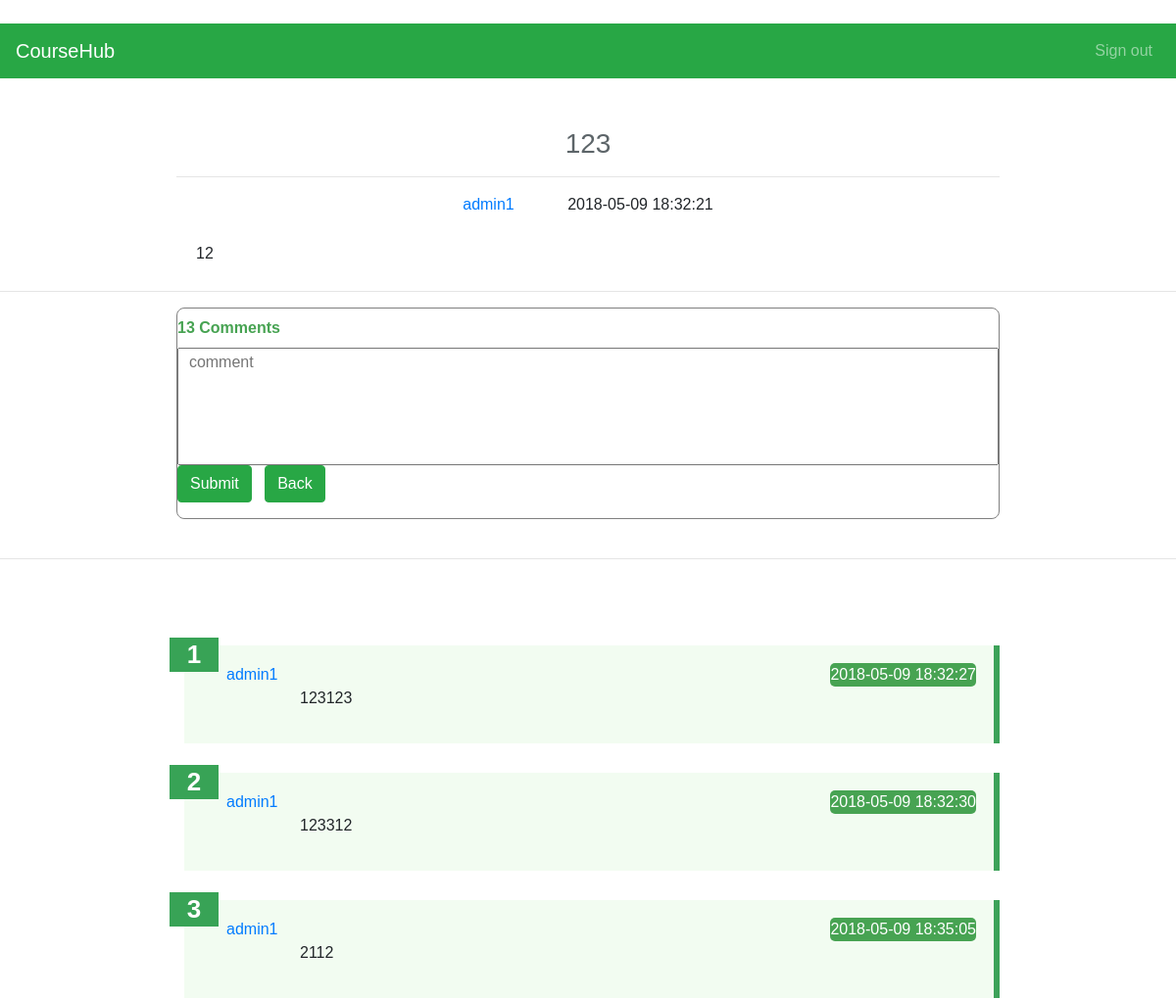
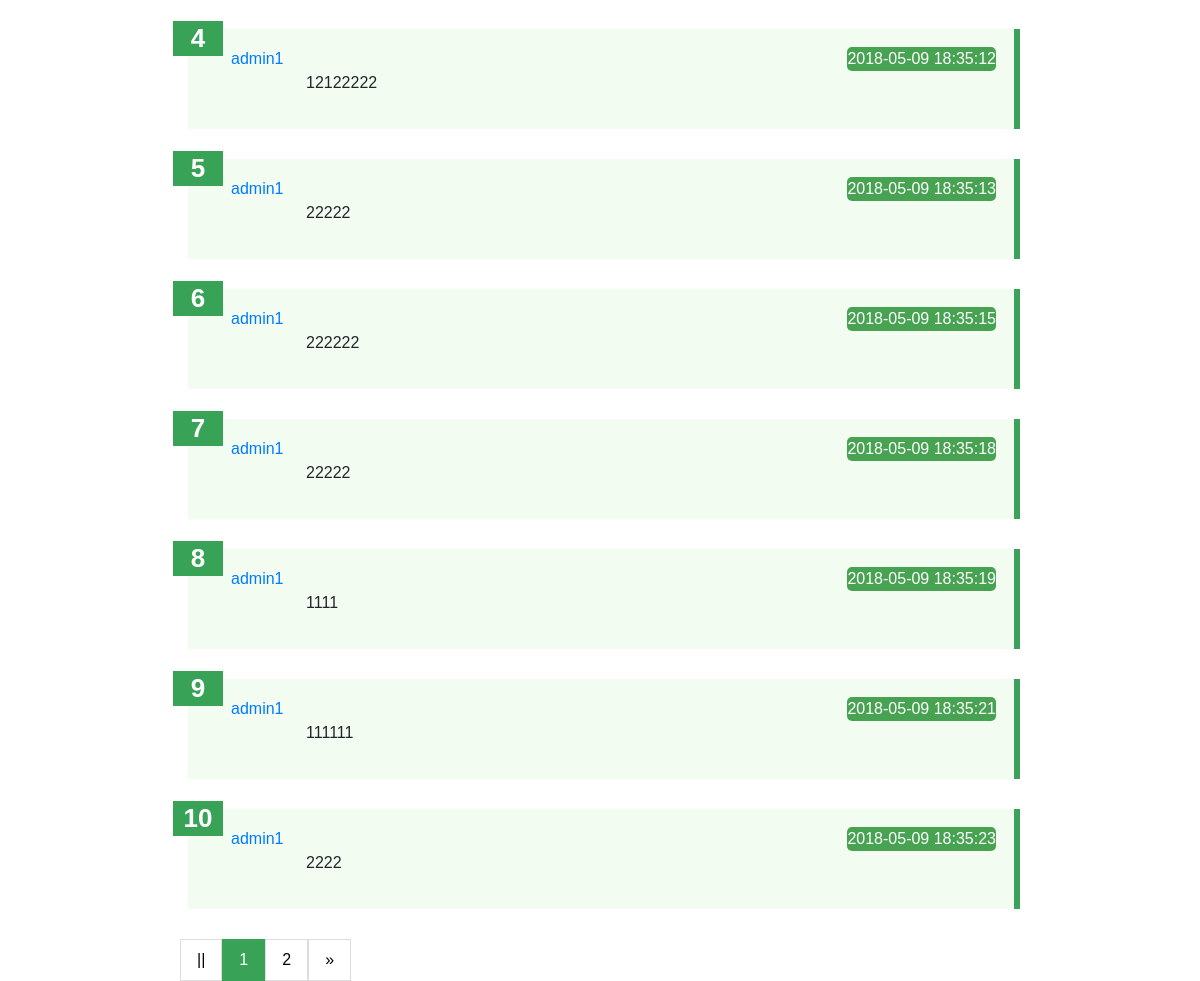
Page /detail/1 on the earlier database version (2 pictures, top to bottom).
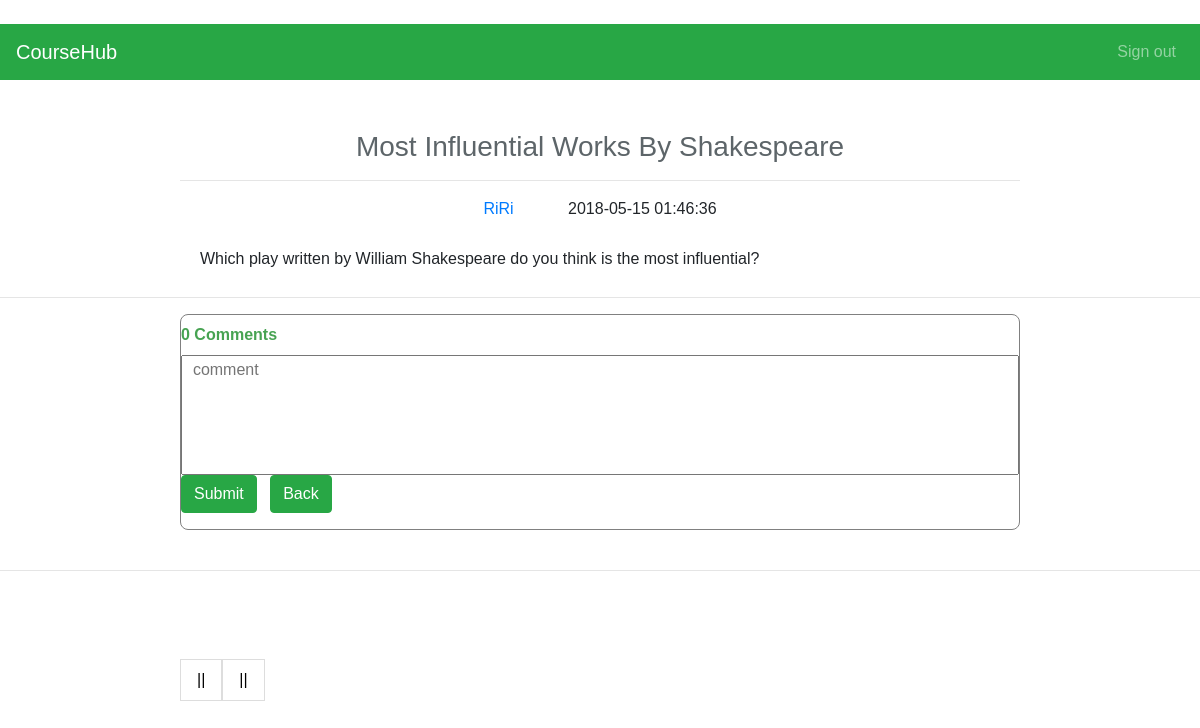
Same page on the later database version.
### coursehubapp.py (models this page shows)
class Post(db.Model):
    __tablename__ = 'post'
    __searchable__ = ['title']
    id = db.Column(db.Integer, primary_key=True)
    title = db.Column(db.String(100))
    description = db.Column(db.String())
    user_id = db.Column(db.Integer, db.ForeignKey('user.id'), nullable=False)
    course_id = db.Column(db.Integer, db.ForeignKey('course.id'), nullable=False)
    post_time = db.Column(db.DateTime, default=datetime.now)
    rating = db.Column(db.Integer)
    comment = db.relationship('Comment', backref='post', lazy='dynamic')

class User(UserMixin, db.Model):
    __tablename__ = 'user'
    id = db.Column(db.Integer, primary_key=True)
    username = db.Column(db.String(15), unique=True, nullable=False)
    email = db.Column(db.String(50), unique=True, nullable=False)
    password = db.Column(db.String(80), nullable=False)
    post = db.relationship('Post', backref='user', lazy='dynamic')
    comment = db.relationship('Comment', backref='user', lazy='dynamic')
    courses = db.relationship('Course', secondary=students_courses, backref=db.backref('students'), lazy='dynamic')

class Comment(db.Model):
    __tablename__ = 'comment'
    id = db.Column(db.Integer, primary_key=True)
    detail = db.Column(db.Text, nullable=False)
    user_id = db.Column(db.Integer, db.ForeignKey('user.id'), nullable=False)
    post_id = db.Column(db.Integer, db.ForeignKey('post.id'), nullable=False)
    comment_time = db.Column(db.DateTime, default=datetime.now)

### coursehubapp.py (the view)
@app.route('/detail/<post_id>', methods=['GET', 'POST'])
def detail(post_id):
    postdetail = Post.query.filter(Post.id == post_id).first()
    page = request.args.get(get_page_parameter(), type=int, default=1)
    pagination = postdetail.comment.paginate(page=page, per_page=10, error_out=False)
    comments = pagination.items
    return render_template('detail.html', post=postdetail, pagination=pagination, comments=comments)

### templates/detail.html (shortened to what this page needs)
﻿{% import "bootstrap/wtf.html" as wtf %}
<!DOCTYPE html>
<html lang="en">
<head>
  <link rel="stylesheet" href="https://maxcdn.bootstrapcdn.com/bootstrap/4.0.0/css/bootstrap.min.css">
  <link rel="stylesheet" type="text/css">
</head>
    <nav class="navbar navbar-expand-sm bg-success navbar-dark">
        <a class="navbar-brand" href="#">CourseHub</a>
            <ul class="navbar-nav ml-auto">
                <li class="nav-item">
                    <a class="nav-link" href="{{ url_for('logout') }}">Sign out</a>
                </li>
             </ul>
    </nav>
<div class="post-container">
    <h3 class="page-title">{{ post.title }}</h3>
    <hr>
    <p class="post-info">
    <span class="author"> <a href="{{url_for('usercenter',username = post.user.username, tag='post')}}">{{ post.user.username }}</a></span>
    <span class="post-time">  {{ post.post_time.strftime('%Y-%m-%d %H:%M:%S') }}</span></p>
    <p class="description">{{ post.description}}</p>
</div>
    <hr>
    <div class="comment-container">
    <span class="count">{{ post.comment.count() }} Comments</span>
    <form action="{{url_for('comment', post_id=post.id)}}" method="POST">
        <div class="new-comment">
            <textarea name="comment_detail" PLACEHOLDER="  comment"></textarea>
        </div>
        <div class="btn-send">
            <button class="btn btn-success">Submit</button> &nbsp
            <a href="{{ url_for('course', course_id=post.course.id) }}" class="btn btn-success">Back</a>
        </div>
    </form>
    </div>
  <br>
<hr>
        <br>
<br>
<br>
    <div class="commentlist-container">
    <ul class="comment-list">
                {% for comments in comments %}
        <li>
            <span class ="li-counter">{{ loop.index + (pagination.page - 1) * pagination.per_page }}</span>
            <span class="username"> <a href="{{url_for('usercenter',username = post.user.username, tag='post')}}">{{ comments.user.username }}</a></span>
            <span class="create_time">  {{ comments.comment_time.strftime('%Y-%m-%d %H:%M:%S')  }}</span>
            <div class="post-detai">
                <p class="detail">{{ comments.detail }}</p>
            </div>
         </li>
                {% endfor %}
    </ul>
    </div>
    <div class="pagination-container">
    <ul class="pagination">
       {% if pagination.has_prev %}
            <li><a href="{{url_for('detail',post_id= post.id, page=pagination.page-1)}}">«</a></li>
            {% else %}
            <li><a href="">||</a></li>
            {% endif %}
            {% for p in pagination.iter_pages() %}
                {% if p %}
                    {% if p == pagination.page %}
                <li ><a class="active" href="">{{p}}</a></li>
                {% else %}
                <li><a href="{{ url_for('detail',post_id= post.id, page=p)}}">{{p}}</a></li>
                {% endif %}
                {% else %}
                <li><a href="">&hellip;</a></li>
                {% endif %}
            {% endfor %}
            {% if pagination.has_next %}
                <li><a href="{{url_for('detail',post_id= post.id,page=pagination.page+1)}}">»</a></li>
            {% else %}
             <li><a href="">||</a></li>
            {% endif %}
    </ul>
    </div>
</body>
</html>

### templates/detail.html (style rules this page uses)
body, html { font-family: "Mina", sans-serif; height: 100%; margin: 0; padding: 0; background: #ffffff; }
.page-title { margin-top: 50px; text-align: center; color: #5d6569; }
.post-info { text-align: center; margin-top: 16px; }
.description { padding: 10px 20px 10px 20px; }
.post-time { margin-left: 50px; }
.post-container { width: 70%; margin: 0 auto; }
.comment-container { width: 70%; margin: 0 auto; border: 1px solid grey; border-radius: 8px; }
textarea { resize: none; overflow: auto; vertical-align: top; height: 120px; width: 100%; }
.btn-send { display: inline; }
.count { line-height: 40px; font-weight: bold; color: #47a352; }
.author a { text-decoration: none; }
.pagination { display: inline-block; padding: 0; margin: 0; }
.pagination li { display: inline; }
.pagination li a { color: black; float: left; padding: 8px 16px; text-decoration: none; transition: background-color .3s; border: 1px solid #ddd; }
.pagination-container { width: 70%; margin: 0 auto; }

Differences in the rows shown:
removed User: user.username "admin1"
removed Comment: user.username "admin1", comment_time "2018-05-09 18:32:27", detail "123123"
removed Comment: user.username "admin1", comment_time "2018-05-09 18:32:30", detail "123312"
removed Comment: user.username "admin1", comment_time "2018-05-09 18:35:05", detail "2112"
removed Comment: user.username "admin1", comment_time "2018-05-09 18:35:12", detail "12122222"
removed Comment: user.username "admin1", comment_time "2018-05-09 18:35:13", detail "22222"
removed Comment: user.username "admin1", comment_time "2018-05-09 18:35:15", detail "222222"
removed Comment: user.username "admin1", comment_time "2018-05-09 18:35:18", detail "22222"
removed Comment: user.username "admin1", comment_time "2018-05-09 18:35:19", detail "1111"
removed Comment: user.username "admin1", comment_time "2018-05-09 18:35:21", detail "111111"
removed Comment: user.username "admin1", comment_time "2018-05-09 18:35:23", detail "2222"
changed Post: title "123" → "Most Influential Works By Shakespeare"; post_time "2018-05-09 18:32:21" → "2018-05-15 01:46:36"; description "12" → "Which play written by William Shakespeare do you think is the most influential?"
now on this page (row edited): User: user.username "RiRi"
Other differences:
{{ post.comment.count() }}: "13" → "0"
list line gone: "1"
list line gone: "2"
